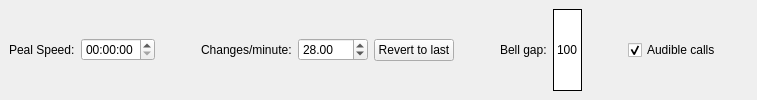
  <widget class="QDockWidget" name="dockWidget">
   <property name="sizePolicy">
    <sizepolicy hsizetype="MinimumExpanding" vsizetype="Fixed">
     <horstretch>0</horstretch>
     <verstretch>0</verstretch>
    </sizepolicy>
   </property>
   <property name="features">
    <set>QDockWidget::NoDockWidgetFeatures</set>
   </property>
   <property name="allowedAreas">
    <set>Qt::TopDockWidgetArea</set>
   </property>
   <attribute name="dockWidgetArea">
    <number>4</number>
   </attribute>
   <widget class="QWidget" name="dockWidgetContents">
    <layout class="QHBoxLayout" name="horizontalLayout_3">
     <item>
      <widget class="QLabel" name="label_17">
       <property name="sizePolicy">
        <sizepolicy hsizetype="Fixed" vsizetype="Fixed">
         <horstretch>0</horstretch>
         <verstretch>0</verstretch>
        </sizepolicy>
       </property>
       <property name="text">
        <string>Peal Speed:</string>
       </property>
       <property name="buddy">
        <cstring>PealSpeed</cstring>
       </property>
      </widget>
     </item>
     <item>
      <widget class="QTimeEdit" name="PealSpeed">
       <property name="sizePolicy">
        <sizepolicy hsizetype="Fixed" vsizetype="Fixed">
         <horstretch>0</horstretch>
         <verstretch>0</verstretch>
        </sizepolicy>
       </property>
       <property name="wrapping">
        <bool>false</bool>
       </property>
       <property name="currentSection">
        <enum>QDateTimeEdit::HourSection</enum>
       </property>
       <property name="displayFormat">
        <string>HH:mm:ss</string>
       </property>
       <property name="calendarPopup">
        <bool>false</bool>
       </property>
       <property name="timeSpec">
        <enum>Qt::LocalTime</enum>
       </property>
      </widget>
     </item>
     <item>
      <spacer name="horizontalSpacer_3">
       <property name="orientation">
        <enum>Qt::Horizontal</enum>
       </property>
       <property name="sizeHint" stdset="0">
        <size>
         <width>40</width>
         <height>20</height>
        </size>
       </property>
      </spacer>
     </item>
     <item>
      <widget class="QLabel" name="label_18">
       <property name="sizePolicy">
        <sizepolicy hsizetype="Fixed" vsizetype="Fixed">
         <horstretch>0</horstretch>
         <verstretch>0</verstretch>
        </sizepolicy>
       </property>
       <property name="text">
        <string>Changes/minute:</string>
       </property>
       <property name="buddy">
        <cstring>ChangesPerMinute</cstring>
       </property>
      </widget>
     </item>
     <item>
      <widget class="QDoubleSpinBox" name="ChangesPerMinute">
       <property name="sizePolicy">
        <sizepolicy hsizetype="Fixed" vsizetype="Fixed">
         <horstretch>0</horstretch>
         <verstretch>0</verstretch>
        </sizepolicy>
       </property>
       <property name="minimumSize">
        <size>
         <width>70</width>
         <height>0</height>
        </size>
       </property>
       <property name="minimum">
        <double>4.000000000000000</double>
       </property>
       <property name="value">
        <double>28.000000000000000</double>
       </property>
      </widget>
     </item>
     <item>
      <widget class="QPushButton" name="pushButton">
       <property name="text">
        <string>Revert to last</string>
       </property>
      </widget>
     </item>
     <item>
      <spacer name="horizontalSpacer_2">
       <property name="orientation">
        <enum>Qt::Horizontal</enum>
       </property>
       <property name="sizeHint" stdset="0">
        <size>
         <width>40</width>
         <height>20</height>
        </size>
       </property>
      </spacer>
     </item>
     <item>
      <widget class="QLabel" name="label_6">
       <property name="text">
        <string>Bell gap:</string>
       </property>
      </widget>
     </item>
     <item>
      <widget class="QLabel" name="BellGap">
       <property name="palette">
        <palette>
         <active>
          <colorrole role="WindowText">
           <brush brushstyle="SolidPattern">
            <color alpha="255">
             <red>0</red>
             <green>0</green>
             <blue>0</blue>
            </color>
           </brush>
          </colorrole>
          <colorrole role="Button">
           <brush brushstyle="SolidPattern">
            <color alpha="255">
             <red>255</red>
             <green>255</green>
             <blue>255</blue>
            </color>
           </brush>
          </colorrole>
          <colorrole role="Light">
           <brush brushstyle="SolidPattern">
            <color alpha="255">
             <red>255</red>
             <green>255</green>
             <blue>255</blue>
            </color>
           </brush>
          </colorrole>
          <colorrole role="Midlight">
           <brush brushstyle="SolidPattern">
            <color alpha="255">
             <red>255</red>
             <green>255</green>
             <blue>255</blue>
            </color>
           </brush>
          </colorrole>
          <colorrole role="Dark">
           <brush brushstyle="SolidPattern">
            <color alpha="255">
             <red>127</red>
             <green>127</green>
             <blue>127</blue>
            </color>
           </brush>
          </colorrole>
          <colorrole role="Mid">
           <brush brushstyle="SolidPattern">
            <color alpha="255">
             <red>170</red>
             <green>170</green>
             <blue>170</blue>
            </color>
           </brush>
          </colorrole>
          <colorrole role="Text">
           <brush brushstyle="SolidPattern">
            <color alpha="255">
             <red>0</red>
             <green>0</green>
             <blue>0</blue>
            </color>
           </brush>
          </colorrole>
          <colorrole role="BrightText">
           <brush brushstyle="SolidPattern">
            <color alpha="255">
             <red>255</red>
             <green>255</green>
             <blue>255</blue>
            </color>
           </brush>
          </colorrole>
          <colorrole role="ButtonText">
           <brush brushstyle="SolidPattern">
            <color alpha="255">
             <red>0</red>
             <green>0</green>
             <blue>0</blue>
            </color>
           </brush>
          </colorrole>
          <colorrole role="Base">
           <brush brushstyle="SolidPattern">
            <color alpha="255">
             <red>255</red>
             <green>255</green>
             <blue>255</blue>
            </color>
           </brush>
          </colorrole>
          <colorrole role="Window">
           <brush brushstyle="SolidPattern">
            <color alpha="255">
             <red>255</red>
             <green>255</green>
             <blue>255</blue>
            </color>
           </brush>
          </colorrole>
          <colorrole role="Shadow">
           <brush brushstyle="SolidPattern">
            <color alpha="255">
             <red>0</red>
             <green>0</green>
             <blue>0</blue>
            </color>
           </brush>
          </colorrole>
          <colorrole role="AlternateBase">
           <brush brushstyle="SolidPattern">
            <color alpha="255">
             <red>255</red>
             <green>255</green>
             <blue>255</blue>
            </color>
           </brush>
          </colorrole>
          <colorrole role="ToolTipBase">
           <brush brushstyle="SolidPattern">
            <color alpha="255">
             <red>255</red>
             <green>255</green>
             <blue>220</blue>
            </color>
           </brush>
          </colorrole>
          <colorrole role="ToolTipText">
           <brush brushstyle="SolidPattern">
            <color alpha="255">
             <red>0</red>
             <green>0</green>
             <blue>0</blue>
            </color>
           </brush>
          </colorrole>
         </active>
         <inactive>
          <colorrole role="WindowText">
           <brush brushstyle="SolidPattern">
            <color alpha="255">
             <red>0</red>
             <green>0</green>
             <blue>0</blue>
            </color>
           </brush>
          </colorrole>
          <colorrole role="Button">
           <brush brushstyle="SolidPattern">
            <color alpha="255">
             <red>255</red>
             <green>255</green>
             <blue>255</blue>
            </color>
           </brush>
          </colorrole>
          <colorrole role="Light">
           <brush brushstyle="SolidPattern">
            <color alpha="255">
             <red>255</red>
             <green>255</green>
             <blue>255</blue>
            </color>
           </brush>
          </colorrole>
          <colorrole role="Midlight">
           <brush brushstyle="SolidPattern">
            <color alpha="255">
             <red>255</red>
             <green>255</green>
             <blue>255</blue>
            </color>
           </brush>
          </colorrole>
          <colorrole role="Dark">
           <brush brushstyle="SolidPattern">
            <color alpha="255">
             <red>127</red>
             <green>127</green>
             <blue>127</blue>
            </color>
           </brush>
          </colorrole>
          <colorrole role="Mid">
           <brush brushstyle="SolidPattern">
            <color alpha="255">
             <red>170</red>
             <green>170</green>
             <blue>170</blue>
            </color>
           </brush>
          </colorrole>
          <colorrole role="Text">
           <brush brushstyle="SolidPattern">
            <color alpha="255">
             <red>0</red>
             <green>0</green>
             <blue>0</blue>
            </color>
           </brush>
          </colorrole>
          <colorrole role="BrightText">
           <brush brushstyle="SolidPattern">
            <color alpha="255">
             <red>255</red>
             <green>255</green>
             <blue>255</blue>
            </color>
           </brush>
          </colorrole>
          <colorrole role="ButtonText">
           <brush brushstyle="SolidPattern">
            <color alpha="255">
             <red>0</red>
             <green>0</green>
             <blue>0</blue>
            </color>
           </brush>
          </colorrole>
          <colorrole role="Base">
           <brush brushstyle="SolidPattern">
            <color alpha="255">
             <red>255</red>
             <green>255</green>
             <blue>255</blue>
            </color>
           </brush>
          </colorrole>
          <colorrole role="Window">
           <brush brushstyle="SolidPattern">
            <color alpha="255">
             <red>255</red>
             <green>255</green>
             <blue>255</blue>
            </color>
           </brush>
          </colorrole>
          <colorrole role="Shadow">
           <brush brushstyle="SolidPattern">
            <color alpha="255">
             <red>0</red>
             <green>0</green>
             <blue>0</blue>
            </color>
           </brush>
          </colorrole>
          <colorrole role="AlternateBase">
           <brush brushstyle="SolidPattern">
            <color alpha="255">
             <red>255</red>
             <green>255</green>
             <blue>255</blue>
            </color>
           </brush>
          </colorrole>
          <colorrole role="ToolTipBase">
           <brush brushstyle="SolidPattern">
            <color alpha="255">
             <red>255</red>
             <green>255</green>
             <blue>220</blue>
            </color>
           </brush>
          </colorrole>
          <colorrole role="ToolTipText">
           <brush brushstyle="SolidPattern">
            <color alpha="255">
             <red>0</red>
             <green>0</green>
             <blue>0</blue>
            </color>
           </brush>
          </colorrole>
         </inactive>
         <disabled>
          <colorrole role="WindowText">
           <brush brushstyle="SolidPattern">
            <color alpha="255">
             <red>127</red>
             <green>127</green>
             <blue>127</blue>
            </color>
           </brush>
          </colorrole>
          <colorrole role="Button">
           <brush brushstyle="SolidPattern">
            <color alpha="255">
             <red>255</red>
             <green>255</green>
             <blue>255</blue>
            </color>
           </brush>
          </colorrole>
          <colorrole role="Light">
           <brush brushstyle="SolidPattern">
            <color alpha="255">
             <red>255</red>
             <green>255</green>
             <blue>255</blue>
            </color>
           </brush>
          </colorrole>
          <colorrole role="Midlight">
           <brush brushstyle="SolidPattern">
            <color alpha="255">
             <red>255</red>
             <green>255</green>
             <blue>255</blue>
            </color>
           </brush>
          </colorrole>
          <colorrole role="Dark">
           <brush brushstyle="SolidPattern">
            <color alpha="255">
             <red>127</red>
             <green>127</green>
             <blue>127</blue>
            </color>
           </brush>
          </colorrole>
          <colorrole role="Mid">
           <brush brushstyle="SolidPattern">
            <color alpha="255">
             <red>170</red>
             <green>170</green>
             <blue>170</blue>
            </color>
           </brush>
          </colorrole>
          <colorrole role="Text">
           <brush brushstyle="SolidPattern">
            <color alpha="255">
             <red>127</red>
             <green>127</green>
             <blue>127</blue>
            </color>
           </brush>
          </colorrole>
          <colorrole role="BrightText">
           <brush brushstyle="SolidPattern">
            <color alpha="255">
             <red>255</red>
             <green>255</green>
             <blue>255</blue>
            </color>
           </brush>
          </colorrole>
          <colorrole role="ButtonText">
           <brush brushstyle="SolidPattern">
            <color alpha="255">
             <red>127</red>
             <green>127</green>
             <blue>127</blue>
            </color>
           </brush>
          </colorrole>
          <colorrole role="Base">
           <brush brushstyle="SolidPattern">
            <color alpha="255">
             <red>255</red>
             <green>255</green>
             <blue>255</blue>
            </color>
           </brush>
          </colorrole>
          <colorrole role="Window">
           <brush brushstyle="SolidPattern">
            <color alpha="255">
             <red>255</red>
             <green>255</green>
             <blue>255</blue>
            </color>
           </brush>
          </colorrole>
          <colorrole role="Shadow">
           <brush brushstyle="SolidPattern">
            <color alpha="255">
             <red>0</red>
             <green>0</green>
             <blue>0</blue>
            </color>
           </brush>
          </colorrole>
          <colorrole role="AlternateBase">
           <brush brushstyle="SolidPattern">
            <color alpha="255">
             <red>255</red>
             <green>255</green>
             <blue>255</blue>
            </color>
           </brush>
          </colorrole>
          <colorrole role="ToolTipBase">
           <brush brushstyle="SolidPattern">
            <color alpha="255">
             <red>255</red>
             <green>255</green>
             <blue>220</blue>
            </color>
           </brush>
          </colorrole>
          <colorrole role="ToolTipText">
           <brush brushstyle="SolidPattern">
            <color alpha="255">
             <red>0</red>
             <green>0</green>
             <blue>0</blue>
            </color>
           </brush>
          </colorrole>
         </disabled>
        </palette>
       </property>
       <property name="autoFillBackground">
        <bool>true</bool>
       </property>
       <property name="frameShape">
        <enum>QFrame::Box</enum>
       </property>
       <property name="text">
        <string>100</string>
       </property>
       <property name="textFormat">
        <enum>Qt::PlainText</enum>
       </property>
       <property name="textInteractionFlags">
        <set>Qt::TextSelectableByMouse</set>
       </property>
      </widget>
     </item>
     <item>
      <spacer name="horizontalSpacer">
       <property name="orientation">
        <enum>Qt::Horizontal</enum>
       </property>
       <property name="sizeHint" stdset="0">
        <size>
         <width>40</width>
         <height>20</height>
        </size>
       </property>
      </spacer>
     </item>
     <item>
      <widget class="QCheckBox" name="AudibleCalls">
       <property name="enabled">
        <bool>true</bool>
       </property>
       <property name="minimumSize">
        <size>
         <width>120</width>
         <height>0</height>
        </size>
       </property>
       <property name="text">
        <string>Audible calls</string>
       </property>
       <property name="checkable">
        <bool>true</bool>
       </property>
       <property name="checked">
        <bool>true</bool>
       </property>
      </widget>
     </item>
    </layout>
   </widget>
  </widget>
